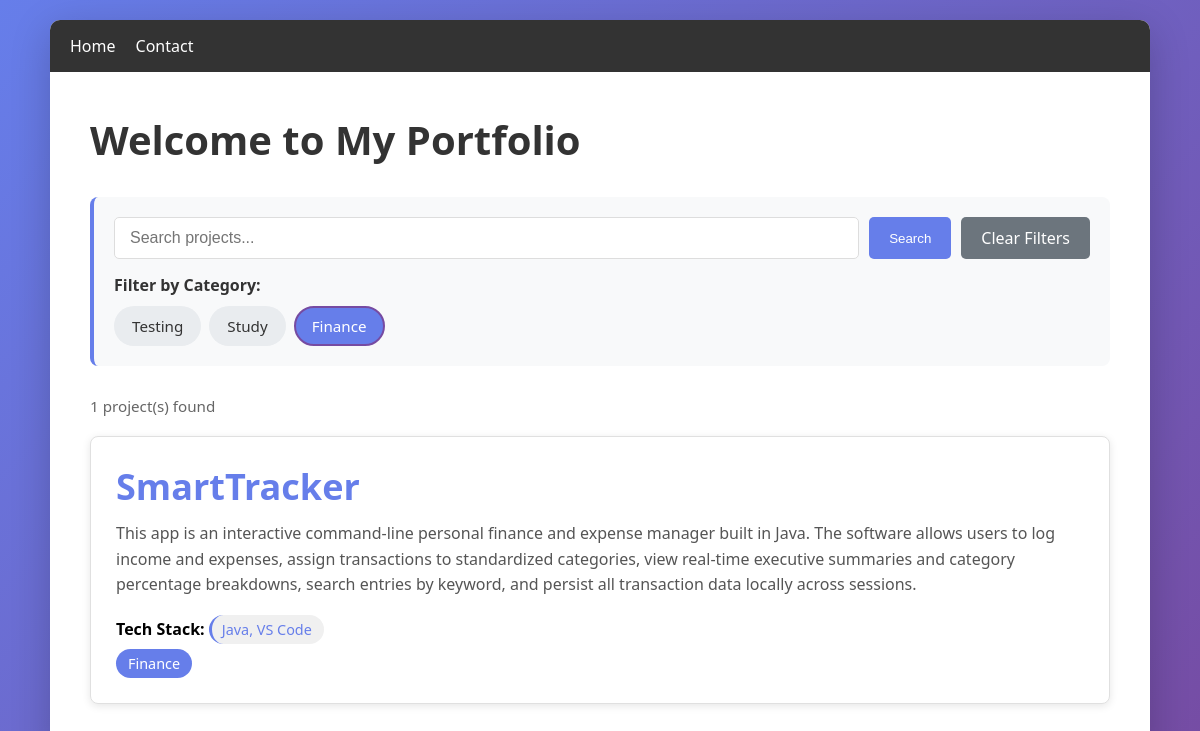
Page /?category=Finance on the committed database.
### portfolio_app/models.py (models this page shows, shortened)
class Project(models.Model):
    title = models.CharField(max_length=200)
    description = models.TextField()
    tech_stack = models.CharField(max_length=500)  # comma-separated or JSON
    github_link = models.URLField(blank=True, null=True)
    image_path = models.CharField(max_length=300, blank=True)
    category = models.CharField(max_length=100, blank=True)
    created_at = models.DateTimeField(auto_now_add=True)

### portfolio_app/views.py (the view, shortened to what this page needs)
# urls.py: 2. Add a URL to urlpatterns:  path('', views.home, name='home')
def home(request):
    projects = Project.objects.all().order_by('-created_at')
    search_query = request.GET.get('search', '')
    category_filter = request.GET.get('category', '')
    if category_filter:
        projects = projects.filter(category=category_filter)
    categories = Project.objects.values_list('category', flat=True).distinct()
    context = {
        'projects': projects,
        'categories': categories,
        'search_query': search_query,
        'category_filter': category_filter,
    }
    return render(request, 'home.html', context)

### portfolio_app/templates/home.html (shortened to what this page needs)
{% extends "base.html" %}
{% block content %}
<h1>Welcome to My Portfolio</h1>
<div class="filter-box">
    <form method="get">
        <div class="search-bar">
            <input type="text" name="search" placeholder="Search projects..." value="{{ search_query }}">
            <button type="submit">Search</button>
            <a href="/" class="clear-btn" style="padding: 10px 20px; border-radius: 5px; display: inline-block; color: white;">Clear Filters</a>
        </div>
    </form>
    {% if categories %}
    <span class="category-label">Filter by Category:</span>
    <div class="category-filters">
        {% for cat in categories %}
            {% if cat %}
            <a href="?category={{ cat }}" class="category-btn {% if cat == category_filter %}active{% endif %}">
                {{ cat }}
            </a>
            {% endif %}
        {% endfor %}
    </div>
    {% endif %}
</div>
{% if projects %}
    <p class="project-count">{{ projects.count }} project(s) found</p>
    {% for project in projects %}
        <div class="project-card">
            <h2><a href="/project/{{ project.id }}/">{{ project.title }}</a></h2>
            <p>{{ project.description }}</p>
            <div>
                <strong>Tech Stack:</strong>
                <span class="tech-stack">{{ project.tech_stack }}</span>
            </div>
            {% if project.category %}<span class="category-tag">{{ project.category }}</span>{% endif %}
        </div>
    {% endfor %}
{% else %}
    <p class="no-results">No projects found matching your filters.</p>
{% endif %}
{% endblock %}

### portfolio_app/templates/base.html (style rules this page uses)
* { margin: 0; padding: 0; box-sizing: border-box; }
body { font-family: 'Segoe UI', Tahoma, Geneva, Verdana, sans-serif; background: linear-gradient(135deg, #667eea 0%, #764ba2 100%); min-height: 100vh; padding: 20px; }
h1 { color: #333; margin-bottom: 30px; font-size: 2.5em; }
h2 { color: #667eea; margin-bottom: 10px; }
a { color: #667eea; text-decoration: none; transition: color 0.3s; }
.filter-box { background: #f8f9fa; padding: 20px; border-radius: 8px; margin-bottom: 30px; border-left: 4px solid #667eea; }
.search-bar { display: flex; gap: 10px; margin-bottom: 15px; }
.search-bar input { flex: 1; padding: 10px 15px; border: 1px solid #ddd; border-radius: 5px; font-size: 1em; }
.search-bar button { padding: 10px 20px; background: #667eea; color: white; border: none; border-radius: 5px; cursor: pointer; font-weight: 500; transition: background 0.3s; }
.clear-btn { background: #6c757d !important; }
.category-label { font-weight: 600; color: #333; margin-bottom: 10px; display: block; }
.category-filters { display: flex; flex-wrap: wrap; gap: 8px; }
.category-btn { padding: 8px 16px; background: #e9ecef; color: #333; border: 2px solid transparent; border-radius: 20px; cursor: pointer; text-decoration: none; transition: all 0.3s; font-size: 0.95em; }
.category-btn.active { background: #667eea; color: white; border-color: #764ba2; }
.project-count { color: #666; font-size: 0.95em; margin-bottom: 20px; }
.project-card { background: white; border: 1px solid #e0e0e0; padding: 25px; margin-bottom: 20px; border-radius: 8px; transition: all 0.3s; box-shadow: 0 2px 8px rgba(0,0,0,0.1); }
.project-card h2 a { font-size: 1.5em; }
.project-card p { color: #555; line-height: 1.6; margin-bottom: 12px; }
.tech-stack, .category-tag { display: inline-block; background: #f0f0f0; padding: 5px 12px; border-radius: 15px; font-size: 0.9em; margin-right: 8px; margin-top: 5px; }
.tech-stack { color: #667eea; border-left: 3px solid #667eea; padding-left: 10px; }
.category-tag { background: #667eea; color: white; }

### rows in the picture
Project: title "SmartTracker", description "This app is an interactive command-line personal finance and expense manager built in Java. The software allows users to log income and expenses, assign transactions to standardized categories, view real-time executive summaries and category percentage breakdowns, search entries by keyword, and persist all transaction data locally across sessions.", tech_stack "Java, VS Code", category "Finance"

### other values in the picture
{{ cat }} "Testing" "Study" "Finance"
{{ projects.count }} "1"
